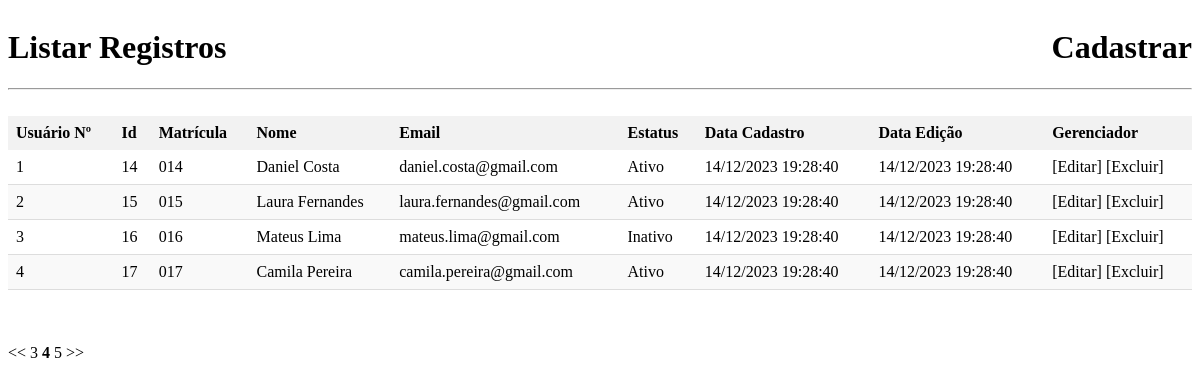
Screenshot of /projetoacademico/listar.php?page=4 with the database file from the repository.
### tables this page shows
CREATE TABLE `usuarios` (
  `id` int(11) NOT NULL,
  `matricula` varchar(3) NOT NULL,
  `nome` varchar(120) NOT NULL,
  `email` varchar(120) NOT NULL,
  `senha` varchar(32) NOT NULL,
  `estatus` varchar(120) NOT NULL,
  `painel` varchar(80) NOT NULL,
  `data_cadastro` timestamp NOT NULL DEFAULT current_timestamp()
);

### projetoacademico/listar.php (the view, shortened to what this page needs)
<?php
    $conexao = conectar();
?>
<!DOCTYPE html>
<html lang="en">
<head>
</head>
<body>
    <div style="width: 100%;">
        <h1
            style="float: left;"
        >Listar Registros</h1>
        <h1
            style="float: right;"
        ><a href="cadastro.php">Cadastrar</a></h1>
    </div>
    <br><br><br><br>
    <hr>
    <br>
    <table>
        <thead>
            <tr>
                <th>Usuário Nº</th>
                <th>Id</th>
                <th>Matrícula</th>
                <th>Nome</th>
                <th>Email</th>
                <th>Estatus</th>
                <th>Data Cadastro</th>
                <th>Data Edição</th>
                <th>Gerenciador</th>
            </tr>
        </thead>
        <tbody>
        <?php
                $pagina_atual = filter_input(INPUT_GET, "page", FILTER_SANITIZE_NUMBER_INT);
                $pagina = (!empty($pagina_atual)) ? $pagina_atual : 1;
                $limite_result = 4;
                $inicio = ($limite_result * $pagina) - $limite_result;
            $query_usuarios = $conexao -> prepare("SELECT id, matricula, nome, email, estatus, data_cadastro FROM usuarios ORDER BY data_cadastro DESC LIMIT $inicio, $limite_result");
            $query_usuarios -> execute();
            if ($query_usuarios -> rowCount() != 0) {
                $x = 1;
                while ($rowUsuarios = $query_usuarios -> fetch(PDO::FETCH_ASSOC)) {
                    extract($rowUsuarios);
                    echo "<tr>";
                    echo "<td>" . $x . "</td>";
                    echo "<td>" . $rowUsuarios['id'] . "</td>";
                    echo "<td>" . $rowUsuarios['matricula'] . "</td>";
                    echo "<td>" . $rowUsuarios['nome'] . "</td>";
                    echo "<td>" . $rowUsuarios['email'] . "</td>";
                    echo "<td>" . $rowUsuarios['estatus'] . "</td>";
                    echo "<td>" . date("d/m/Y H:i:s", strtotime($data_cadastro)) . "</td>";
                    echo "<td>" . date("d/m/Y H:i:s", strtotime($data_cadastro)) . "</td>";
                    echo "<td><a href='editar.php?id=$id'>[Editar]</a> <a href='confirmarExcluir.php?id=$id'>[Excluir]</a> </td>";
                    $x = $x + 1;
                }
            } else {
                echo "<p style='color: red;'>Erro: Usuário não encontrado </p>";
            }
        ?>
        </tbody>
    </table>
    <?php
            echo "<br><br><br>";
            $query_qtd_registros = $conexao -> prepare("SELECT COUNT(id) AS num_result FROM usuarios");
            $query_qtd_registros -> execute();
            $row_qtd_registros = $query_qtd_registros -> fetch(PDO::FETCH_ASSOC);
            $qtd_pagina = ceil($row_qtd_registros['num_result'] / $limite_result);
            $maximo_link = 1;
            echo "<a href='listar.php?page=1'> << </a>";
            for ($pagina_anterior = max(1, $pagina - $maximo_link); $pagina_anterior < $pagina; $pagina_anterior++) {
                echo "<a href='listar.php?page=$pagina_anterior'> $pagina_anterior </a>";
            }
            echo "<strong>$pagina</strong>";
            for ($pagina_posterior = $pagina + 1; $pagina_posterior <= min($qtd_pagina, $pagina + $maximo_link); $pagina_posterior++) {
                echo "<a href='listar.php?page=$pagina_posterior'> $pagina_posterior </a>";
            }
            echo "<a href='listar.php?page=$qtd_pagina'> >> </a>";
    ?>
</body>
</html>

### projetoacademico/listar.php (style rules this page uses)
a { text-decoration: none; color: black; }
table { width: 100%; border-collapse: collapse; border-spacing: 0; }
th { background-color: #f2f2f2; font-weight: bold; padding: 8px; text-align: left; }
td { border-bottom: 1px solid #ddd; padding: 8px; }
tr:nth-child(even) { background-color: #f9f9f9; }

### rows the page displays
usuarios: id "14", matricula "014", nome "Daniel Costa", email "daniel.costa@gmail.com", estatus "Ativo", data_cadastro "14/12/2023 19:28:40"
usuarios: id "15", matricula "015", nome "Laura Fernandes", email "laura.fernandes@gmail.com", estatus "Ativo", data_cadastro "14/12/2023 19:28:40"
usuarios: id "16", matricula "016", nome "Mateus Lima", email "mateus.lima@gmail.com", estatus "Inativo", data_cadastro "14/12/2023 19:28:40"
usuarios: id "17", matricula "017", nome "Camila Pereira", email "camila.pereira@gmail.com", estatus "Ativo", data_cadastro "14/12/2023 19:28:40"

### other values shown
$pagina "4"
